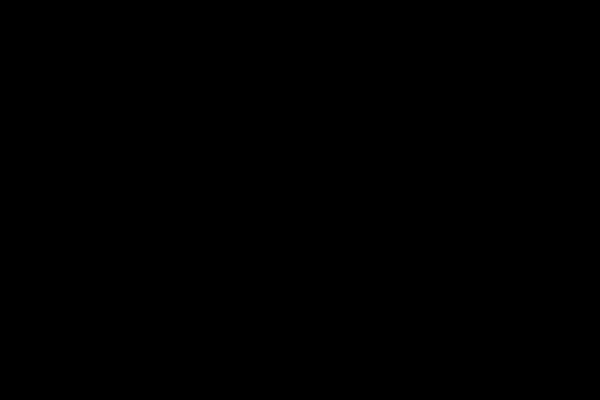
Frame 1 (no input)
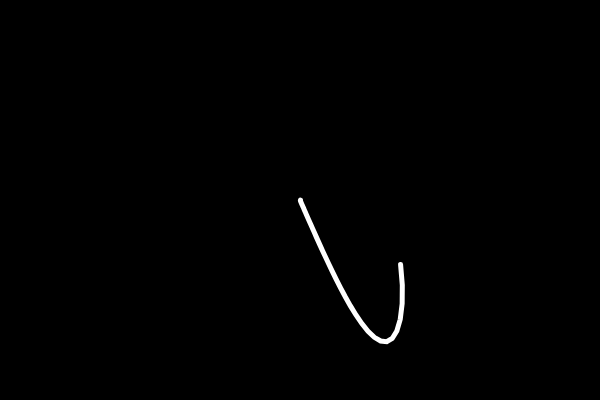
Frame 60 (no input)
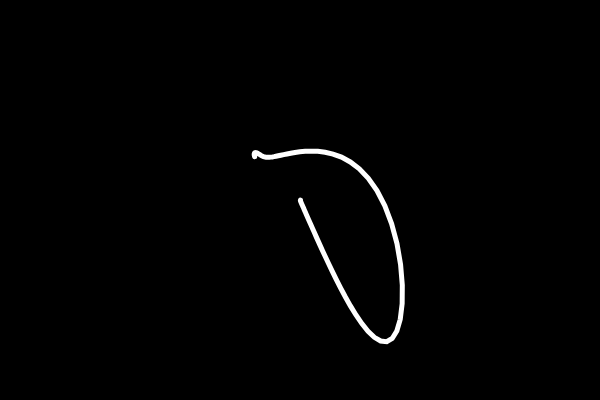
Frame 120 (the mouse pressed at the canvas centre since frame 60)

The p5.js sketch that drew these frames (run headless with seeded random() and noise() and a simulated clock; from frame 60 on, the mouse is pressed at the canvas centre):

// p5.js sketch
// ── sketch.js
let a = 10;
let b = 28;
let c = 8.0 / 3.0;
let x = 0.1;
let y = 0;
let z = 0;
let dt = 0.01;
let xval = [];
let yval = [];

function setup() {
  createCanvas(600, 400);
}

function draw() {
  background(0);
  let dx = a * (y - x) * dt;
  x = x + dx;
  let dy = (x * (b - z) - y) * dt;
  y = y + dy;
  let dz = (x * y - c * z) * dt;
  z = z + dz;
  xval.push(x);
  yval.push(y);
  //print(xval, yval);

  beginShape();
  translate(width / 2, height / 2);
  noFill();
  stroke(255);
  strokeWeight(1);
  scale(5);
  for (let i = 0; i < xval.length; i++) {
    vertex(xval[i], yval[i]);
  }
  endShape();
}
